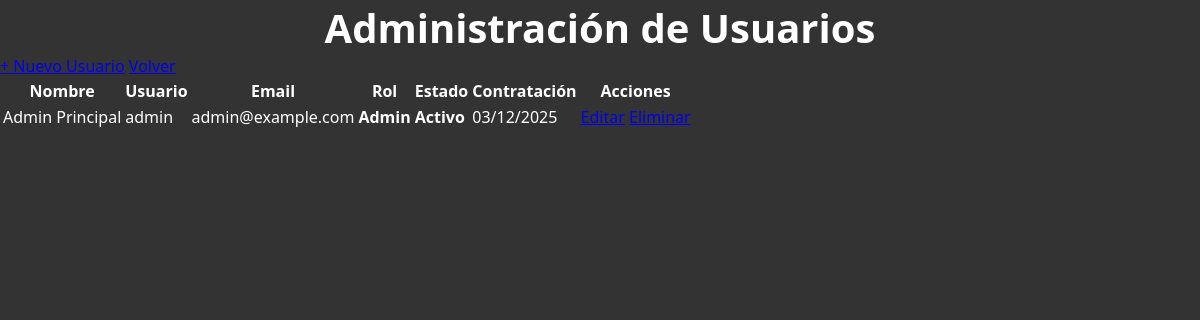
The page /pages/admin_usuarios.php (signed in) on the database its author committed.
### tables this page shows
create table usuario(
    idUsuario int primary key auto_increment not null,
    nombre varchar(60) not null,
    apellidos varchar(80) not null,
    nombreUsu varchar(60) unique not null,
    dni varchar(10) not null,
    telefono varchar(10) not null,
    email varchar(60) not null,
    rol enum('admin', 'gerent', 'camarero', 'manteniment', 'caixa') not null default 'camarero',
    estado enum('activo', 'inactivo') not null default 'activo',
    fechaContratacion date not null,
    password varchar(255) not null,
    fechaCreacion timestamp default current_timestamp,
    fechaActualizacion timestamp default current_timestamp on update current_timestamp
);

### pages/admin_usuarios.php (the view, shortened to what this page needs)
<?php
include '../database/conexion.php';
$stmt = $conn->query("SELECT * FROM usuario ORDER BY fechaContratacion DESC");
$usuarios = $stmt->fetchAll(PDO::FETCH_ASSOC);
$accion = isset($_GET['accion']) ? $_GET['accion'] : 'listar';
?>
<!DOCTYPE html>
<html lang="es">
<head>
    <link rel="stylesheet" href="../styles/estilos.css">
</head>
<body>
    <div class="admin-container">
        <h1>Administración de Usuarios</h1>
        <?php if ($accion == 'listar'): ?>
            <a href="admin_usuarios.php?accion=crear" class="btn-new">+ Nuevo Usuario</a>
            <a href="admin_mesas.php" class="btn-back">Volver</a>
        <?php else: ?>
            <a href="admin_usuarios.php" class="btn-back">Volver a Listado</a>
        <?php endif; ?>
        <?php if ($accion == 'listar'): ?>
            <div class="white-box">
                <?php if (count($usuarios) > 0): ?>
                    <table class="admin-table">
                        <tr class="admin-table-header">
                            <th>Nombre</th>
                            <th>Usuario</th>
                            <th>Email</th>
                            <th>Rol</th>
                            <th>Estado</th>
                            <th>Contratación</th>
                            <th>Acciones</th>
                        </tr>
                        <?php foreach ($usuarios as $u): ?>
                            <tr>
                                <td><?php echo htmlspecialchars($u['nombre'] . ' ' . $u['apellidos']); ?></td>
                                <td><?php echo htmlspecialchars($u['nombreUsu']); ?></td>
                                <td><?php echo htmlspecialchars($u['email']); ?></td>
                                <td><strong><?php echo ucfirst($u['rol']); ?></strong></td>
                                <td><strong><?php echo ucfirst($u['estado']); ?></strong></td>
                                <td><?php echo date('d/m/Y', strtotime($u['fechaContratacion'])); ?></td>
                                <td>
                                    <a href="admin_usuarios.php?accion=editar&id=<?php echo $u['idUsuario']; ?>" class="btn-edit">Editar</a>
                                    <a href="javascript:void(0);" onclick="confirmarEliminar(<?php echo $u['idUsuario']; ?>)" class="btn-delete">Eliminar</a>
                                </td>
                            </tr>
                        <?php endforeach; ?>
                <?php else: ?>
                    <tr><td colspan="7" class="no-users">No hay usuarios registrados. <a href="admin_usuarios.php?accion=crear" class="muted-link">Crear nuevo usuario</a></td></tr>
                <?php endif; ?>
                    </table>
            </div>
        <?php endif; ?>
    </div>
</body>
</html>

### styles/estilos.css (style rules this page uses)
body { font-family: 'Segoe UI', Tahoma, Geneva, Verdana, sans-serif; background-color: #333; color: #fff; margin: 0; padding: 0; min-height: 100vh; }
h1 { text-align: center; margin: 0; font-size: 2.5rem; }
body { margin: 0; font-family: Arial, sans-serif; background-color: #333; color: #fff; display: flex; flex-direction: column; height: 100vh; justify-content: space-between; }
*, *::before, *::after { box-sizing: border-box; }

### rows shown on the page
usuario: nombre+apellidos "Admin Principal", nombreUsu "admin", email "admin@example.com", rol "Admin", estado "Activo", fechaContratacion "03/12/2025"
